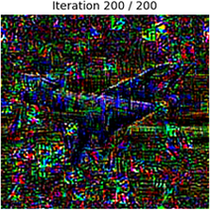
#> input picture class_vis/ijepa/c1.png, 210 x 210 px
$ jupyter execute --allow-errors make_classvis_graphic.ipynb   (shell and % lines are left out)
#> lines starting #> are read from the running program, lines starting #| are printed output that depends on the picture
[cell 1]
from PIL import Image
import os
from pathlib import Path
import numpy as np

def load_class_visualizations(base_path, model_name):
    """
    Load class visualizations from a directory.

    Expected structure:
    base_path/
        model1/
            class0.png
            class1.png
            ...
        model2/
            class0.png
            class1.png
            ...
    """
#> called with base_path = './class_vis/', model_name = 'ijepa'
    visualizations = []
    model_path = Path(base_path) / model_name

    # Sort files to ensure consistent ordering
    image_files = sorted(model_path.glob('*.png'))  # or '*.jpg' depending on your format

    for img_path in image_files:
        # Open and convert to RGB to ensure consistency
        img = Image.open(img_path).convert('RGB')
        # Convert to numpy array for matplotlib
        img_array = np.array(img)
        visualizations.append(img_array)

    return visualizations

# Example usage:

base_path = './class_vis/'

# Load visualizations for both models
model1_viz = load_class_visualizations(base_path, 'ijepa')
#> model1_viz = 1 item
model2_viz = load_class_visualizations(base_path, 'google')
#> call 2 of load_class_visualizations, with base_path = './class_vis/', model_name = 'google'
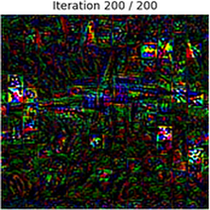
#> input picture class_vis/google/c1.png, 210 x 210 px
#> model2_viz = 1 item

# Get class names from filenames (optional)
# class_names = [f.stem for f in sorted(Path(base_path)/'model1'.glob('*.png'))]
class_names = ['airplane', 'automobile', 'bird', 'cat', 'deer', 'dog', 'frog', 'horse', 'ship', 'truck']

[cell 2]
print(len(model1_viz))
#| 1
#> in process_images, img is the input picture: PIL image 210x210 RGBA; mean R, G, B, A 56.1, 57, 54.1, 255

[cell 3]
from PIL import Image
import os
from pathlib import Path
import numpy as np

def crop_white_borders(image):
    """Remove white borders from image."""
    # Convert to numpy array for easier processing
    img_array = np.array(image)

    # Get non-white pixels (assuming near-white is > 250)
    non_white = np.where(img_array.mean(axis=2) < 250)
#> non_white = 41758 positions, rows 0 to 209, columns 0 to 209

    if len(non_white[0]) > 0:
        # Get bounds of non-white pixels
        top, bottom = non_white[0].min(), non_white[0].max()
#> top = 0; bottom = 209
        left, right = non_white[1].min(), non_white[1].max()
#> left = 0; right = 209

        # Crop image
        return image.crop((left, top, right + 1, bottom + 1))
    return image

def process_images(base_path, size=(224, 224)):
    """Process all images: crop white borders and resize."""
    folders = ['ijepa', 'google']

    for folder in folders:
        folder_path = Path(base_path) / folder
        for i in range(1, 11):
            img_path = folder_path / f'c{i}.png'
            if img_path.exists():
                # Open, crop borders, resize, and save
                img = Image.open(img_path)
                img_cropped = crop_white_borders(img)
                img_resized = img_cropped.resize(size, Image.Resampling.LANCZOS)
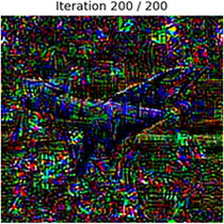
#> img_resized: PIL image 224x224 RGBA; mean R, G, B, A 56.3, 57.2, 54.3, 255
                img_resized.save(img_path)
                print(f'Processed {img_path}')

# Usage
process_images(base_path)

[cell 4]
from PIL import Image
import os
from pathlib import Path

def resize_images(base_path, size=(210, 210)):
    """
    Resize all images in ijepa and google folders to the same size

    Args:
        base_path: Path containing ijepa and google folders
        size: Tuple of (width, height) for output images
    """
#> called with base_path = './class_vis/', size = (210, 210)
    folders = ['ijepa', 'google']

    for folder in folders:
        folder_path = Path(base_path) / folder
        for i in range(1, 11):  # For files c1.png through c10.png
            img_path = folder_path / f'c{i}.png'
            if img_path.exists():
                # Open, resize, and save back
                img = Image.open(img_path)
                img_resized = img.resize(size, Image.Resampling.LANCZOS)
#> img_resized: PIL image 210x210 RGBA
                img_resized.save(img_path)
                print(f'Resized {img_path}')

# Usage
resize_images(base_path)

[cell 5]
import matplotlib.pyplot as plt
import numpy as np

def compare_class_visualizations(model1_viz, model2_viz, class_names=None, figsize=(25, 15)):
    """
    Compare class visualizations between two models horizontally.

    Parameters:
    model1_viz : list or array of images for first model
    model2_viz : list or array of images for first model
    class_names : list of class names (optional)
    figsize : tuple for figure size
    """
#> called with figsize = (25, 15)
    assert len(model1_viz) == len(model2_viz), "Both models must have same number of classes"
    num_classes = len(model1_viz)
#> num_classes = 1

    if class_names is None:
        class_names = [f"Class {i}" for i in range(num_classes)]

    # Create subplot grid - now 2 rows and num_classes columns
    fig, axes = plt.subplots(2, num_classes, figsize=figsize)
    fig.suptitle('Model Class Visualization Comparison', fontsize=16, y=0.95)

    # Add row labels
    fig.text(0.02, 0.75, 'Model 1', fontsize=12, rotation=90)
    fig.text(0.02, 0.25, 'Model 2', fontsize=12, rotation=90)

    # Plot visualizations
    for idx in range(num_classes):
        # Plot Model 1
        axes[0, idx].imshow(model1_viz[idx])
        axes[0, idx].axis('off')
        axes[0, idx].set_title(class_names[idx], pad=10, fontsize=10)

        # Plot Model 2
        axes[1, idx].imshow(model2_viz[idx])
        axes[1, idx].axis('off')

    plt.tight_layout()
    return fig

# Example class names (CIFAR-10)
class_names = ['airplane', 'automobile', 'bird', 'cat', 'deer',
               'dog', 'frog', 'horse', 'ship', 'truck']

# Create comparison
#> (the rest of this cell did not finish here and is left out)

[cell 6]
def generate_latex_table(base_path, num_classes=10):
    """
    Generates LaTeX code for a table comparing images with fixed sizes.
    """
#> called with base_path = './class_vis/', num_classes = 10
    class_names = ['Airplane', 'Automobile', 'Bird', 'Cat', 'Deer',
                   'Dog', 'Frog', 'Horse', 'Ship', 'Truck']

    latex_code = [
        "\\begin{table}[h]",
        "\\centering",
        "\\renewcommand{\\arraystretch}{1.2}",
        # Add fixed column widths
        "\\begin{tabular}{|p{2cm}|p{3cm}|p{3cm}|}",
        "\\hline",
        "Class & I-JEPA & Google \\\\",
        "\\hline"
    ]

    # Add rows for each class with fixed image sizes
    for i in range(num_classes):
        row = f"{class_names[i]} & "
        # Set both width and height to ensure uniform size
        row += f"\\includegraphics[width=2.5cm,height=2.5cm,keepaspectratio]{{ijepa/c{i+1}.png}} & "
        row += f"\\includegraphics[width=2.5cm,height=2.5cm,keepaspectratio]{{google/c{i+1}.png}} \\\\"
        latex_code.append(row)
        latex_code.append("\\hline")

    latex_code.extend([
        "\\end{tabular}",
        "\\caption{Class Visualization Comparison between I-JEPA and Google}",
        "\\label{tab:model_comparison}",
        "\\end{table}"
    ])

    return "\n".join(latex_code)

# Generate the LaTeX code
latex_table = generate_latex_table(base_path)
print(latex_table)

# Optionally save to file
with open('table.tex', 'w') as f:
    f.write(latex_table)

[cell 7]
def generate_latex_table(base_path, num_classes=10):
    """Generate LaTeX table with proper line breaks"""
#> called with base_path = './class_vis/', num_classes = 10
    class_names = ['Airplane', 'Automobile', 'Bird', 'Cat', 'Deer',
                   'Dog', 'Frog', 'Horse', 'Ship', 'Truck']

    # Each LaTeX command on a new line
    latex_code = [
        "\\begin{table}[h]",
        "\\centering",
        "\\begin{tabular}{|c|c|c|}",
        "\\hline",
        "Class & I-JEPA & Google \\\\",
        "\\hline"
    ]

    # Add each class row
    for i in range(10):
        row = [
            f"{class_names[i]} & ",
            f"\\includegraphics[width=3.5cm]{{ijepa/c{i+1}.png}} & ",
            f"\\includegraphics[width=3.5cm]{{google/c{i+1}.png}} \\\\"
        ]
        latex_code.append("".join(row))
        latex_code.append("\\hline")

    # Close the table
    latex_code.extend([
        "\\end{tabular}",
        "\\caption{Class Visualization Comparison between I-JEPA and Google}",
        "\\label{tab:model_comparison}",
        "\\end{table}"
    ])

    # Join with newlines
    return "\n".join(latex_code)

# Generate and write to file with proper line breaks

latex_table = generate_latex_table(base_path)
print(latex_table)
